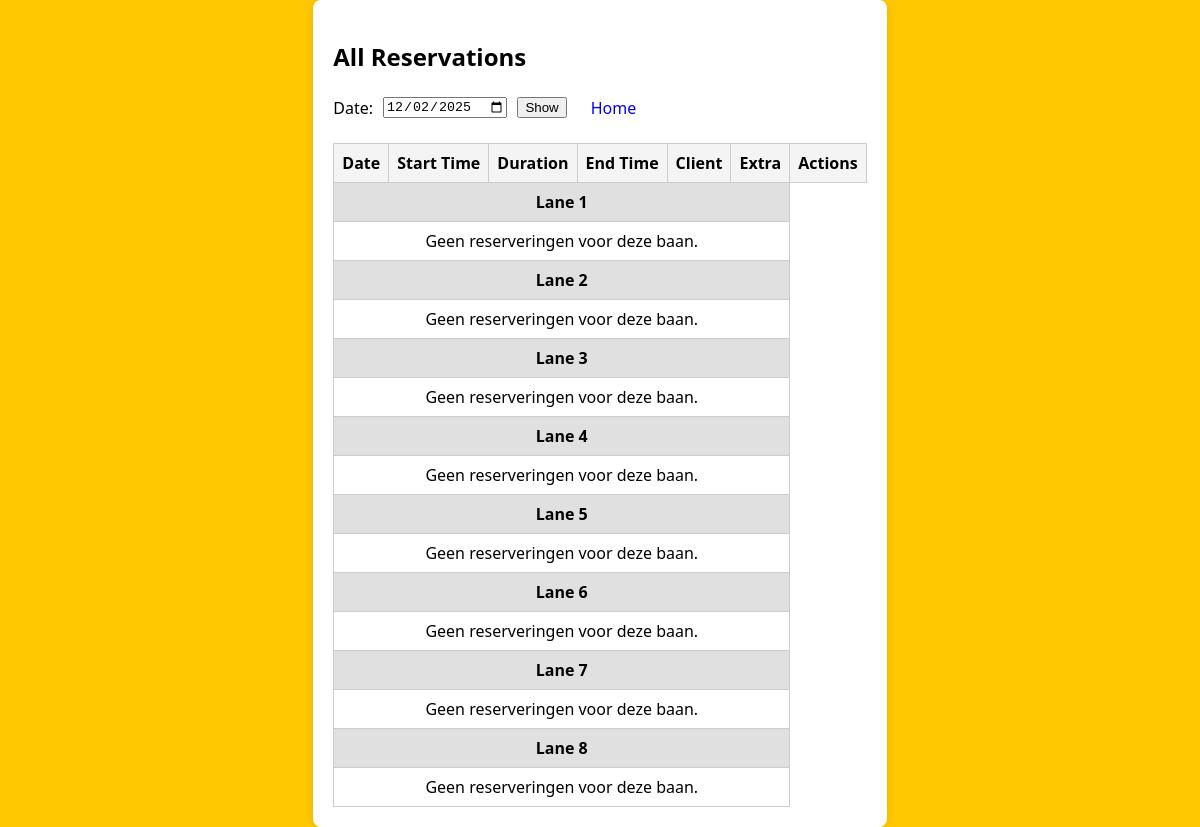
The app's page /reservations, older data.
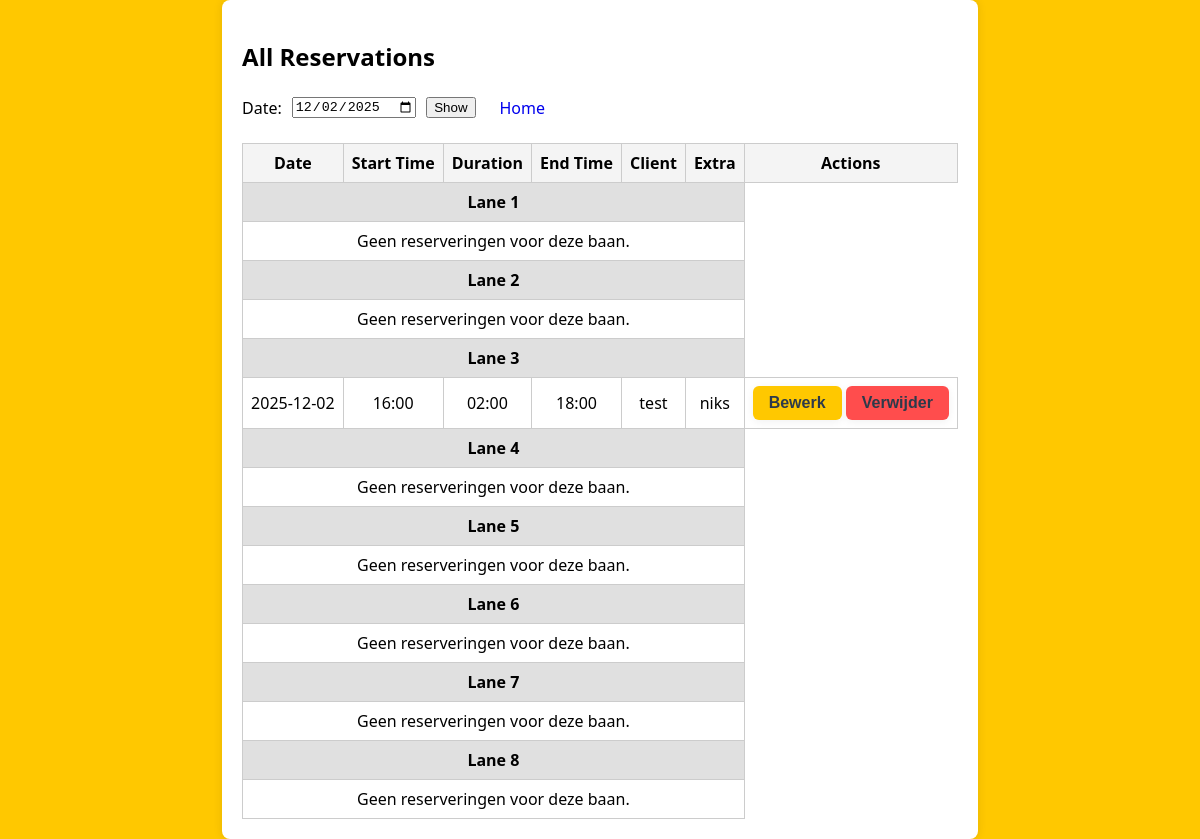
The same page, newer data.
### tables this page shows
CREATE TABLE lane_3 (
  id INTEGER PRIMARY KEY AUTOINCREMENT,
  start_iso TEXT NOT NULL,
  duration_minutes INTEGER NOT NULL,
  user_id INTEGER REFERENCES users(id),
  name TEXT NOT NULL,
  extra TEXT
, email TEXT);

### server.py (the view)
@app.route('/reservations')
def reservations():
    import sqlite3
    from flask import request
    from datetime import datetime
    filter_date = request.args.get('filter_date', '')
    now = datetime.now()
    if not filter_date:
        filter_date = now.strftime('%Y-%m-%d')
    conn = get_db_connection()
    reservations_data = {}
    for lane in range(1, 9):
        table = f'lane_{lane}'
        cur = conn.execute(f"SELECT * FROM {table} WHERE start_iso LIKE ? ORDER BY start_iso", (f'{filter_date}%',))
        reservations_data[table] = cur.fetchall()
    conn.close()
    return render_template('reservations.html', reservations=reservations_data, filter_date=filter_date, now=now)

### server.py (called while the page is built)
def get_db_connection():
    conn = sqlite3.connect(str(DB_PATH))
    conn.row_factory = sqlite3.Row
    return conn

### Templates/reservations.html (shortened to what this page needs)
<!DOCTYPE html>
<html lang="en">
<head>
    <link rel="stylesheet" href="{{ url_for('styles', filename='reservations.css') }}">
</head>
<body>
    <div class="dashboard-container">
        <h2>All Reservations</h2>
        <form method="get" action="" style="display: flex; align-items: center; gap: 10px;">
            <label for="filter_date">Date:</label>
            <input type="date" id="filter_date" name="filter_date" value="{{ filter_date if filter_date else (now.strftime('%Y-%m-%d')) }}">
            <button type="submit">Show</button>
            <a href="{{ url_for('index') }}" class="action-btn" style="text-decoration: none;">Home</a>
        </form>
        <table class="dashboard-table">
            <thead>
                <tr>
                    <th>Date</th>
                    <th>Start Time</th>
                    <th>Duration</th>
                    <th>End Time</th>
                    <th>Client</th>
                    <th>Extra</th>
                    <th>Actions</th>
                </tr>
            </thead>
            <tbody>
                {% for lane in range(1, 9) %}
                    <tr class="lane-header">
                        <td colspan="6">Lane {{ lane }}</td>
                    </tr>
                    {% set lane_table = 'lane_' ~ lane %}
                    {% set lane_reservations = reservations.get(lane_table, []) %}
                    {% if lane_reservations %}
                        {% for res in lane_reservations %}
                            {% if not filter_date or res.start_iso.split('T')[0] == filter_date %}
                            <tr>
                                <td>{{ res.start_iso.split('T')[0] }}</td>
                                <td>{{ res.start_iso.split('T')[1] }}</td>
                                <td>{% set h = res.duration_minutes // 60 %}{% set m = res.duration_minutes % 60 %}{{ '%02d' % h }}:{{ '%02d' % m }}</td>
                                <td>
                                    {% set start = res.start_iso.split('T')[1] %}
                                    {% set sh = start.split(':')[0]|int %}
                                    {% set sm = start.split(':')[1]|int %}
                                    {% set total = sh * 60 + sm + res.duration_minutes %}
                                    {% set eh = (total // 60) % 24 %}
                                    {% set em = total % 60 %}
                                    {{ '%02d' % eh }}:{{ '%02d' % em }}
                                </td>
                                <td>{{ res.name }}</td>
                                <td>{{ res.extra }}</td>
                                <td>
                                    <form method="get" action="{{ url_for('edit_reservation') }}" style="display:inline;">
                                        <button class="edit" type="submit">Bewerk</button>
                                    </form>
                                    <form method="post" action="{{ url_for('delete_reservation') }}" style="display:inline;" onsubmit="return confirm('Weet je zeker dat je deze reservering wilt verwijderen?');">
                                        <button class="delete" type="submit">Verwijder</button>
                                    </form>
                                </td>
                            </tr>
                            {% endif %}
                        {% endfor %}
                    {% else %}
                        <tr>
                            <td colspan="6">Geen reserveringen voor deze baan.</td>
                        </tr>
                    {% endif %}
                {% endfor %}
            </tbody>
        </table>
    </div>
</body>
</html>

Row changes from the older to the newer data that the page shows:
added lane_3: start_iso "2025-12-02", start_iso "16:00", h "02", m "00", eh "18", em "00", name "test", extra "niks"
Text that changed along with them:
list line gone: "Geen reserveringen voor deze baan."
